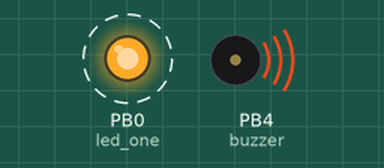
A sketch run on a simulated ATtiny85, built with avr-gcc and run on an emulated ATtiny85. On the bench: output pins drawn as LEDs (lit = HIGH), buzzer (waves = sounding, pin HIGH). Dashed ring = blinking.

Above: at 0.5 s.
Timing chart, 0 to 3.0 s (numbered marks = the images above):
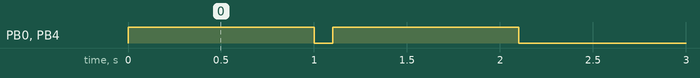

The sketch:

20_min_wrist_buzzer.ino
```cpp
/*

  Armband wrist buzzer for an ATtiny45 or ATtiny85

  Built by John Keefe
  March 2015

 */

// No Pin 13 on an ATtiny, so using Pin 0.
int led_one = 0;
int buzzer = 4;

// the setup routine runs once
void setup() {
  // initialize the digital pins as outputs
  pinMode(led_one, OUTPUT);
  pinMode(buzzer, OUTPUT);
}

// the loop usually runs forever, but I've made it run only once
void loop() {

  // buzz quickly on startup
  buzz(2);

  // wait 20 minutes (1,200,000 milliseconds)
  // (actually was 20 seconds short, so added a few!)
  delay(1220000);

  // buzz a bunch of times
  buzz(20);

  // turn on steady to indicate done
  // and prompt me to turn off the unit
  digitalWrite(led_one, HIGH);   // turn the LED on (HIGH is the voltage level)

  // loop forever
  while (true) {
    // do nothing
  }


}

void buzz(int repeat) {

  // buzz the number of times that is passed to the function
  for (int i = 0; i < repeat; i++) {
    digitalWrite(buzzer, HIGH);   // turn the buzzer on (HIGH is the voltage level)
    digitalWrite(led_one, HIGH);   // turn the LED on (HIGH is the voltage level)
    delay(1000);               // wait for a second
    digitalWrite(buzzer, LOW);    // turn the buzzer off by making the voltage LOW
    digitalWrite(led_one, LOW);   // turn the LED on (HIGH is the voltage level)
    delay(100);
  }

}
```

Measured:
- by itself, PB0 (led_one), PB4 (buzzer): alternates HIGH for 1.0 s and LOW for 0.10 s, 4 changes in all, then stays LOW
